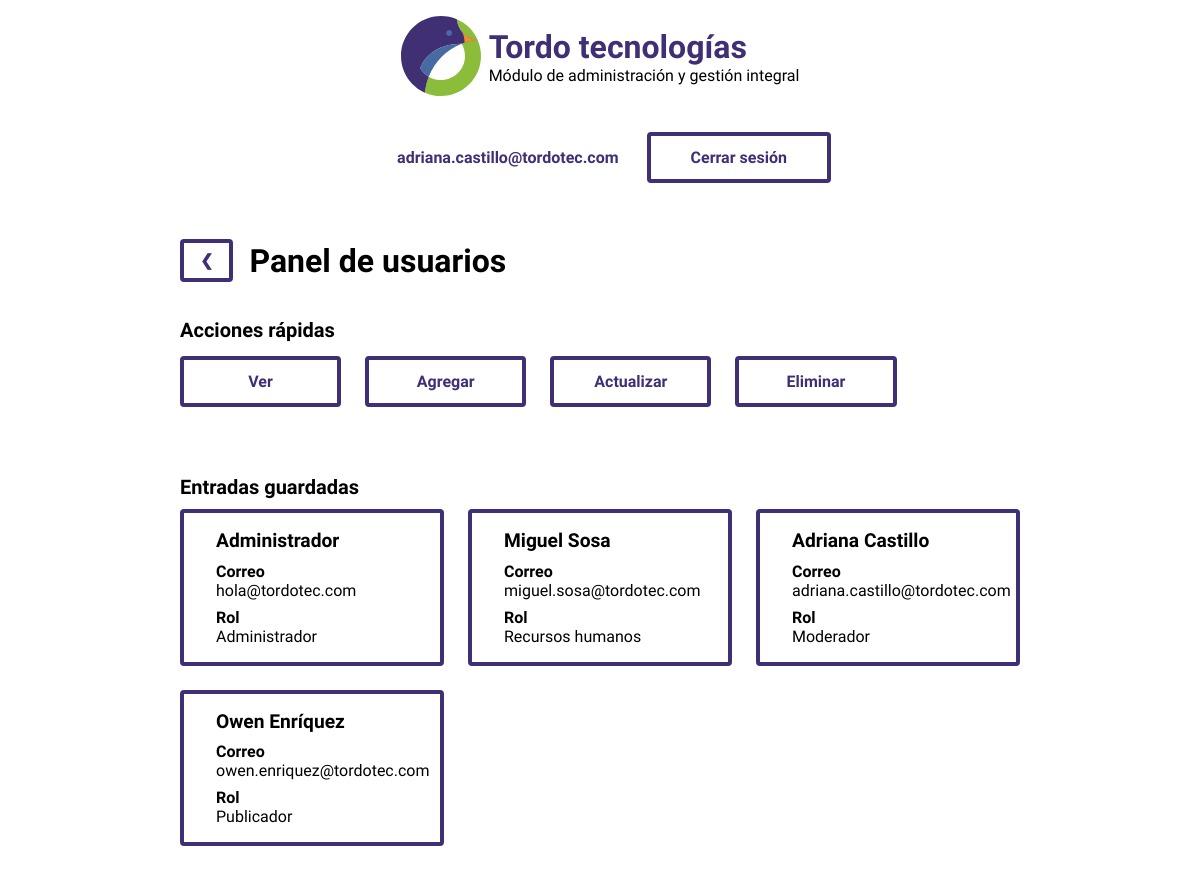
Screenshot of /usuarios.php (signed in) with the database file from the repository.
### tables this page shows
CREATE TABLE `usuarios` (
  `correo` text NOT NULL,
  `nombre` text NOT NULL,
  `apellido` text NOT NULL,
  `contrasenna` text NOT NULL,
  `rol` int(11) NOT NULL
);

### usuarios.php (the view, shortened to what this page needs)
<!DOCTYPE html>
<html lang="es-MX">
<head>
    <link rel="stylesheet" href="css/panel.css">
</head>
<body>
    <header>
        <div id="navegacion">
            <div class="logotipo">
                <img id="logo" src="img/icons/logo.svg" alt="Logotipo">
                <div>
                    <h1>Tordo tecnologías</h1>
                    <p>Módulo de administración y gestión integral</p>
                </div>
            </div>
            <nav>
                <p id="usuario"><?php echo $_SESSION["correo"];?></p>
                <a href="php/conexion/cerrar.php" class="boton">Cerrar sesión</a>
            </nav>
        </div>
    </header>
    <section id="acciones">
        <div class="migas">
            <a href="inicio.php" class="boton">&#10094;</a>
            <h2>Panel de usuarios</h2>
        </div>
        <h3>Acciones rápidas</h3>
        <div class="gridAcciones">
            <a id="ver" class="boton">Ver</a>
            <a id="agregar" class="boton">Agregar</a>
            <a id="editar" class="boton">Actualizar</a>
            <a id="eliminar" class="boton">Eliminar</a>
        </div>
    </section>
    <section id="panelVer">
        <h3>Entradas guardadas</h3>
        <div class="grid">
            <?php
                include("php/conexion/casper.php");
                $leer = "SELECT * FROM usuarios";
                $query = $conexion->query($leer);
                if ($query == true) {
                    while ($datos = mysqli_fetch_array($query)) {
                        echo <<<END
                        <div class="tarjeta">
                            <div class="tarjetaCuerpo">
                                <p class="tarjetaTitulo">$datos[1] $datos[2]</p>
                                <p class="tarjetaSubtitulo">Correo</p>
                                <p class="tarjetaTexto">$datos[0]</p>
                                <p class="tarjetaSubtitulo">Rol</p>
                        END;
                        switch ($datos[4]) {
                            case 0:
                                echo '<p class="tarjetaTexto">Administrador</p>';
                                break;
                            case 1:
                                echo '<p class="tarjetaTexto">Moderador</p>';
                                break;
                            case 2:
                                echo '<p class="tarjetaTexto">Recursos humanos</p>';
                                break;
                            case 3:
                                echo '<p class="tarjetaTexto">Publicador</p>';
                                break;
                        }
                        echo <<<END
                            </div>
                        </div>
                        END;
                    }
                }
            ?>
        </div>
    </section>
</body>
</html>
<?php
die();
?>

### css/panel.css (style rules this page uses)
:root { --color_oscuro: rgb(64, 47, 116); --color_claro: rgb(70, 107, 162); --color_enfasis: rgb(139, 189, 58); --color_realce: rgb(240, 142, 45); }
* { margin: 0px; padding: 0px; }
body { font-family: 'Didact Gothic', sans-serif; }
nav { display: flex; flex-direction: column; margin: 1em 0em; align-items: center; align-self: center; }
section { padding: 1em 10vw; }
h1 { font-weight: bold; color: var(--color_oscuro); }
h2 { font-size: 2em; margin-bottom: 0.5em; }
h3 { font-size: 1.25em; margin-bottom: 0.5em; }
a { cursor: pointer; text-decoration: none; }
.migas { display: flex; align-items: center; margin-bottom: 2em; }
.migas > h2 { margin: 0; margin-left: 0.5em; }
.migas > .boton { padding: 0.5em 1em; }
.logotipo { padding: 1em; display: flex; flex-flow: column; align-items: center; }
.logotipo > div { text-align: center; }
.boton { width: fit-content; display: block; background: none; padding: 0.75em 1.5em; margin: 0.25em 0em; text-align: center; font-weight: bold; text-decoration: none; border: 0.25em solid var(--color_oscuro); border-radius: 0.25em; color: var(--color_oscuro); transition: 0.3s; }
.grid { width: 100%; display: grid; grid-template-columns: 1fr; grid-template-rows: auto; grid-gap: 1.5em; }
.gridAcciones { display: grid; grid-template-columns: 1fr 1fr; grid-template-rows: auto; grid-gap: 1.5em; }
.gridAcciones > .boton { width: auto; }
.tarjeta { display: flex; flex-direction: column; overflow: hidden; border: 0.25em solid var(--color_oscuro); border-radius: 0.25em; transition: 0.2s; background: white; }
.tarjetaCuerpo { margin: 1em 0em; padding: 0em 2em; }
.tarjetaTitulo { font-size: 1.2em; font-weight: bold; margin-bottom: 0.5em; }
.tarjetaSubtitulo { font-weight: bold; margin-top: 0.5em; }
#usuario { width: fit-content; display: block; background: none; padding: 0.75em 1.5em; margin: 0.25em 0em; text-align: right ; font-weight: bold; text-decoration: none; border: 0.25em solid white; border-radius: 0.25em; color: var(--color_oscuro); }
#navegacion { width: 100%; display: flex; flex-flow: column; align-items: center; }
#logo { width: 5em; margin-right: 0.5em; }
@media screen and (min-width: 720px) { nav { flex-flow: row; } }
@media screen and (min-width: 720px) { section { padding: 1em 10vw; } }
@media screen and (min-width: 720px) { .boton { padding: .75em 2.5em; } }
@media screen and (min-width: 720px) { .grid { grid-template-columns: 1fr 1fr; } }
@media screen and (min-width: 720px) { .logotipo { display: flex; flex-flow: row; } }
@media screen and (min-width: 720px) { .logotipo > div { text-align: left; } }
@media screen and (min-width: 1020px) { section { padding: 2em 15vw; } }
@media screen and (min-width: 1020px) { .grid { grid-template-columns: 1fr 1fr 1fr; } }
@media screen and (min-width: 1020px) { .gridAcciones { display: grid; grid-template-columns: 1fr 1fr 1fr 1fr; grid-template-rows: auto; grid-gap: 1.5em; width: fit-content; } }

### rows the page displays
usuarios: nombre "Administrador", correo "hola@tordotec.com", rol "Administrador"
usuarios: nombre "Miguel", apellido "Sosa", correo "miguel.sosa@tordotec.com", rol "Recursos humanos"
usuarios: nombre "Adriana", apellido "Castillo", correo "adriana.castillo@tordotec.com", rol "Moderador"
usuarios: nombre "Owen", apellido "Enríquez", correo "owen.enriquez@tordotec.com", rol "Publicador"

### other values shown
$_SESSION["correo"] "adriana.castillo@tordotec.com"
